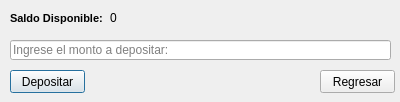
<?xml version="1.0" encoding="UTF-8"?>
<ui version="4.0">
 <class>Dialog</class>
 <widget class="QDialog" name="Dialog">
  <property name="geometry">
   <rect>
    <x>0</x>
    <y>0</y>
    <width>400</width>
    <height>102</height>
   </rect>
  </property>
  <property name="windowTitle">
   <string>Dialog</string>
  </property>
  <widget class="QLineEdit" name="le_cantidad_depositada">
   <property name="geometry">
    <rect>
     <x>10</x>
     <y>40</y>
     <width>381</width>
     <height>20</height>
    </rect>
   </property>
   <property name="text">
    <string/>
   </property>
   <property name="placeholderText">
    <string>Ingrese el monto a depositar:</string>
   </property>
  </widget>
  <widget class="QPushButton" name="btn_depositar">
   <property name="geometry">
    <rect>
     <x>10</x>
     <y>70</y>
     <width>75</width>
     <height>23</height>
    </rect>
   </property>
   <property name="text">
    <string>Depositar</string>
   </property>
  </widget>
  <widget class="QPushButton" name="btn_back">
   <property name="geometry">
    <rect>
     <x>320</x>
     <y>70</y>
     <width>75</width>
     <height>23</height>
    </rect>
   </property>
   <property name="text">
    <string>Regresar</string>
   </property>
  </widget>
  <widget class="QLabel" name="lbl_txt">
   <property name="geometry">
    <rect>
     <x>10</x>
     <y>10</y>
     <width>101</width>
     <height>16</height>
    </rect>
   </property>
   <property name="font">
    <font>
     <pointsize>8</pointsize>
     <weight>75</weight>
     <bold>true</bold>
    </font>
   </property>
   <property name="text">
    <string>Saldo Disponible:</string>
   </property>
  </widget>
  <widget class="QLabel" name="lbl_founds">
   <property name="geometry">
    <rect>
     <x>110</x>
     <y>10</y>
     <width>281</width>
     <height>16</height>
    </rect>
   </property>
   <property name="text">
    <string>0</string>
   </property>
  </widget>
 </widget>
 <resources/>
 <connections/>
</ui>
